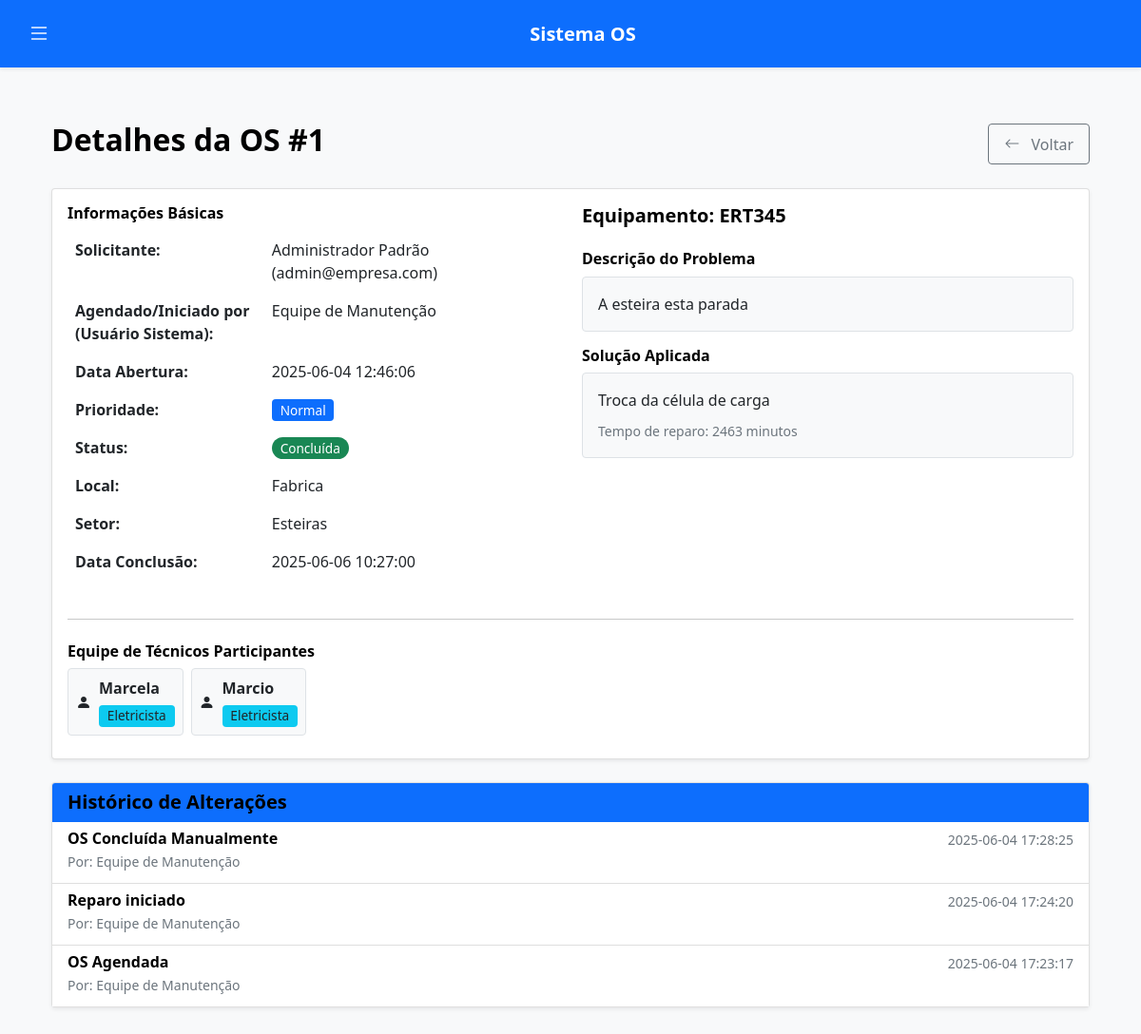
The app's page /admin/os/1 (signed in) with its own data.
### tables this page shows
CREATE TABLE ordens_servico (
            id INTEGER PRIMARY KEY AUTOINCREMENT,
            data TEXT NOT NULL DEFAULT CURRENT_TIMESTAMP,
            equipamento TEXT NOT NULL,
            problema TEXT NOT NULL,
            prioridade TEXT NOT NULL CHECK(prioridade IN ('baixa', 'normal', 'alta', 'urgente')),
            status TEXT NOT NULL CHECK(status IN ('Aberta', 'Agendada', 'Em andamento', 'Pausada', 'Concluída', 'Cancelada')) DEFAULT 'Aberta',
            solucao TEXT,
            tempo_reparo REAL,
            inicio TEXT,
            fim TEXT,
            solicitante_id INTEGER NOT NULL,
            tecnico_id INTEGER, 
            local TEXT,
            setor TEXT,
            data_agendamento TEXT,
            horario_agendamento TEXT,
            FOREIGN KEY (solicitante_id) REFERENCES usuarios (id) ON DELETE RESTRICT, -- Impede deleção de usuário com OS
            FOREIGN KEY (tecnico_id) REFERENCES usuarios (id) ON DELETE SET NULL -- Seta NULL se o usuário técnico for deletado
        );

CREATE TABLE usuarios (
            id INTEGER PRIMARY KEY AUTOINCREMENT,
            usuario TEXT NOT NULL UNIQUE,
            senha TEXT NOT NULL,
            tipo TEXT NOT NULL CHECK(tipo IN ('solicitante', 'manutencao', 'admin', 'master-admin')),
            nome TEXT NOT NULL,
            email TEXT UNIQUE,
            ativo BOOLEAN DEFAULT 1,
            data_criacao TEXT DEFAULT CURRENT_TIMESTAMP
        );

CREATE TABLE tecnicos (
            id INTEGER PRIMARY KEY AUTOINCREMENT,
            nome TEXT NOT NULL UNIQUE,
            tipo_tecnico TEXT NOT NULL CHECK(tipo_tecnico IN ('eletricista', 'mecanico')),
            ativo BOOLEAN DEFAULT 1,
            data_criacao TEXT DEFAULT CURRENT_TIMESTAMP
        );

CREATE TABLE historico_os (
            id INTEGER PRIMARY KEY AUTOINCREMENT,
            os_id INTEGER NOT NULL,
            usuario_id INTEGER NOT NULL,
            data_alteracao TEXT DEFAULT CURRENT_TIMESTAMP,
            acao TEXT NOT NULL,
            observacao TEXT,
            campo_alterado TEXT,
            valor_anterior TEXT,
            novo_valor TEXT,
            FOREIGN KEY (os_id) REFERENCES ordens_servico (id) ON DELETE CASCADE,
            FOREIGN KEY (usuario_id) REFERENCES usuarios (id) ON DELETE SET NULL -- Seta NULL se usuário for deletado
        );

### app.py (the view)
@app.route('/admin/os/<int:id_os>')
def detalhe_os_admin(id_os):
    if session.get('tipo') not in ['admin', 'master-admin']: # Permissão
        flash('Acesso não autorizado.', 'danger')
        return redirect(url_for('login'))
    conn = get_db()
    cursor = conn.cursor()
    try:
        cursor.execute("""
            SELECT os.*,
                   s.nome as solicitante_nome,
                   s.email as solicitante_email,
                   u_tecnico_sistema.nome as nome_tecnico_sistema
            FROM ordens_servico os
            LEFT JOIN usuarios s ON os.solicitante_id = s.id
            LEFT JOIN usuarios u_tecnico_sistema ON os.tecnico_id = u_tecnico_sistema.id
            WHERE os.id = ?
        """, (id_os,))
        os_data = cursor.fetchone()
        if not os_data:
            flash('Ordem de Serviço não encontrada.', 'danger')
            return redirect(url_for('admin_dashboard'))
        os_dict = dict(os_data)
        solicitante_info = {
            'nome': os_data['solicitante_nome'],
            'email': os_data['solicitante_email']
        } if os_data['solicitante_nome'] else None
        tecnico_sistema_info = { # Usuário do sistema que agendou/iniciou a OS (ex: login 'manutencao')
            'nome': os_data['nome_tecnico_sistema']
        } if os_data['nome_tecnico_sistema'] else None
        participantes_individuais = []
        cursor.execute("""
            SELECT t.id, t.nome, t.tipo_tecnico  -- Seleciona tipo_tecnico da tabela tecnicos
            FROM participantes_os po
            JOIN tecnicos t ON po.tecnico_ref_id = t.id  -- Junta com 'tecnicos' usando 'tecnico_ref_id'
            WHERE po.os_id = ?
            ORDER BY t.nome
        """, (id_os,))
        participantes_individuais = [
            {'id': row['id'],
             'nome': row['nome'],
             'email': None, # Tabela 'tecnicos' não tem email. Se necessário, ajuste ou remova do template.
             'funcao': row['tipo_tecnico'].capitalize() if row['tipo_tecnico'] else 'Técnico'}
            for row in cursor.fetchall()
        ]
        historico = []
        cursor.execute("""
            SELECT h.*, u.nome as usuario_nome
            FROM historico_os h
            JOIN usuarios u ON h.usuario_id = u.id
            WHERE h.os_id = ?
            ORDER BY h.data_alteracao DESC
        """, (id_os,))
        historico = cursor.fetchall()
        return render_template(
            'administrador/detalhes_os.html',
            os=os_dict,
            solicitante=solicitante_info,
            tecnico=tecnico_sistema_info,
            participantes=participantes_individuais,
            historico=historico
        )
    except sqlite3.Error as e:
        print(f"Erro de banco de dados ao acessar OS {id_os} (admin): {str(e)}")
        flash(f'Erro de banco de dados ao carregar detalhes da OS: {str(e)}', 'danger')
        return redirect(url_for('admin_dashboard'))
    except Exception as e:
        print(f"Erro geral ao acessar OS {id_os} (admin): {str(e)}")
        flash(f'Erro ao carregar detalhes da OS: {str(e)}', 'danger')
        return redirect(url_for('admin_dashboard'))

### app.py (called while the page is built)
def get_db():
    if 'db' not in g:
        g.db = sqlite3.connect('db/os.db')
        g.db.row_factory = sqlite3.Row
        g.db.execute("PRAGMA journal_mode=WAL")
        g.db.execute("PRAGMA busy_timeout=5000")
    return g.db

### templates/administrador/detalhes_os.html (shortened to what this page needs)
{% extends "base.html" %}
{% block content %}
<div class="container">
    <div class="d-flex justify-content-between align-items-center mb-4">
        <h2>Detalhes da OS #{{ os.id }}</h2>
        <a href="{{ url_for('admin_dashboard') }}" class="btn btn-outline-secondary">
            <i class="bi bi-arrow-left"></i> Voltar
        </a>
    </div>
    <div class="card mb-4">
        <div class="card-body">
            <div class="row">
                <div class="col-md-6"> <h6>Informações Básicas</h6>
                    <table class="table table-borderless">
                        <tr>
                            <th width="40%">Solicitante:</th>
                            <td>{{ solicitante.nome if solicitante else 'N/A' }} ({{ solicitante.email if solicitante else 'N/A' }})</td>
                        </tr>
                        {% if tecnico %}
                        <tr>
                            <th>Agendado/Iniciado por (Usuário Sistema):</th>
                            <td>{{ tecnico.nome|default('N/A') }}</td>
                        </tr>
                        {% endif %}
                        <tr>
                            <th>Data Abertura:</th>
                            <td>{{ os.data }}</td>
                        </tr>
                        <tr>
                            <th>Prioridade:</th>
                            <td>
                                <span class="badge bg-{% if os.prioridade == 'urgente' %}danger{% elif os.prioridade == 'alta' %}warning text-dark{% elif os.prioridade == 'normal' %}primary{% else %}secondary{% endif %}">
                                    {{ os.prioridade|capitalize if os.prioridade else 'N/A' }}
                                </span>
                            </td>
                        </tr>
                        <tr>
                            <th>Status:</th>
                            <td>
                                <span class="badge rounded-pill
                                             {% if os.status == 'Aberta' %}bg-warning text-dark
                                             {% elif os.status == 'Concluída' %}bg-success
                                             {% elif os.status == 'Em andamento' %}bg-info text-dark
                                             {% elif os.status == 'Agendada' %}bg-primary
                                             {% elif os.status == 'Cancelada' %}bg-danger
                                             {% else %}bg-secondary
                                             {% endif %}">
                                    {{ os.status|capitalize if os.status else 'N/A' }}
                                </span>
                            </td>
                        </tr>
                        {% if os.local %}
                        <tr>
                            <th>Local:</th>
                            <td>{{ os.local }}</td>
                        </tr>
                        {% endif %}
                        {% if os.setor %}
                        <tr>
                            <th>Setor:</th>
                            <td>{{ os.setor }}</td>
                        </tr>
                        {% endif %}
                        {% if os.fim %}
                        <tr>
                            <th>Data Conclusão:</th>
                            <td>{{ os.fim }}</td>
                        </tr>
                        {% endif %}
                    </table>
                </div>
                <div class="col-md-6">
                    <div>
                        <h5 class="mb-0">Equipamento: {{ os.equipamento|default('Não especificado') }}</h5>
                    </div>
                    <br>
                    <h6>Descrição do Problema</h6>
                    <div class="border p-3 bg-light rounded mb-3">
                        {{ os.problema|default('N/A') }}
                    </div>
                    {% if os.solucao is not none %}
                    <h6>Solução Aplicada</h6>
                    <div class="border p-3 bg-light rounded">
                        {{ os.solucao }}
                        {% if os.tempo_reparo is not none %}
                        <div class="mt-2 text-muted">
                            <small>Tempo de reparo: {{ "%.0f"|format(os.tempo_reparo) }} minutos</small>
                        </div>
                        {% endif %}
                    </div>
                    {% elif os.status == 'Concluída' %}
                    <div class="alert alert-info mt-3">
                        <strong>Solução não registrada para esta OS concluída.</strong>
                    </div>
                    {% elif os.status != 'Cancelada' %}
                     <div class="alert alert-warning mt-3">
                        <strong>Solução ainda não registrada.</strong>
                    </div>
                    {% endif %}
                </div>
            </div>
            {% if participantes %}
            <hr class="my-4">
            <h6>Equipe de Técnicos Participantes</h6>
            <div class="d-flex flex-wrap gap-2">
                {% for part in participantes %}
                <div class="border rounded p-2 bg-light mb-2">
                    <div class="d-flex align-items-center">
                        <i class="bi bi-person-fill me-2"></i>
                        <div>
                            <div class="fw-bold">{{ part.nome }}</div>
                            {% if part.funcao %}
                            <div class="mt-1">
                                <span class="badge bg-info text-dark">{{ part.funcao }}</span>
                            </div>
                            {% endif %}
                        </div>
                    </div>
                </div>
                {% endfor %}
            </div>
            {% elif os.status == 'Concluída' %}
             <hr class="my-4">
             <h6>Equipe de Técnicos Participantes</h6>
             <p class="text-muted">Nenhum técnico participante registrado para esta OS.</p>
            {% endif %}
        </div>
    </div>
    <div class="card">
        <div class="card-header bg-primary text-white">
            <h5 class="mb-0">Histórico de Alterações</h5>
        </div>
        <div class="card-body p-0">
            {% if historico %}
            <div class="list-group list-group-flush">
                {% for item in historico %}
                <div class="list-group-item">
                    <div class="d-flex justify-content-between">
                        <h6 class="mb-1">{{ item['acao'] }}</h6>
                        <small class="text-muted">{{ item['data_alteracao'] }}</small>
                    </div>
                    <p class="mb-1 small text-muted">Por: {{ item['usuario_nome']|default('Sistema') }}</p>
                </div>
                {% endfor %}
            </div>
            {% else %}
            <p class="text-muted p-3">Nenhum histórico registrado para esta OS.</p>
            {% endif %}
        </div>
    </div>
</div>
{% endblock %}

### static/style.css (style rules this page uses)
:root { --bs-body-bg-light: #f8f9fa; --bs-body-color-light: #212529; --bs-emphasis-color-light: #000; --card-bg-light: #ffffff; --card-border-color-light: rgba(0, 0, 0, 0.125); --card-header-bg-light: #f8f9fa; --card-header-color-light: #212529; --navbar-bg-light: #0d6efd; --navbar-color-light: rgba(255, 255, 255, 0.75); --navbar-brand-color-light: #ffffff; --navbar-hover-color-light: #ffffff; --offcanvas-bg-light: #f8f9fa; --offcanvas-color-light: #212529; --offcanvas-link-hover-bg-light: #e9ecef; --offcanvas-link-hover-color-light: #0d6efd; --table-header-bg-light: #f8f9fa; --table-header-color-light: #212529; --form-control-focus-border-light: #86b7fe; --form-control-focus-shadow-light: rgba(13, 110, 253, 0.25); --link-color-light: #0d6efd; --link-hover-color-light: #0a58ca; }
body { background-color: var(--bs-body-bg-light); color: var(--bs-body-color-light); padding-top: 56px; }
.card { box-shadow: 0 0.125rem 0.25rem rgba(0, 0, 0, 0.075); margin-bottom: 1.5rem; border: 1px solid var(--card-border-color-light); background-color: var(--card-bg-light); }
.card-header { font-weight: 600; background-color: var(--card-header-bg-light); color: var(--card-header-color-light); border-bottom: 1px solid var(--card-border-color-light); }
.card-header.bg-primary { background-color: var(--navbar-bg-light) !important; color: var(--navbar-brand-color-light) !important; border-bottom: 1px solid var(--navbar-bg-light); }
.table th { font-weight: 600; }
.badge { font-weight: 500; padding: 0.35em 0.65em; font-size: 0.85em; }
.btn { font-weight: 500; padding: 0.5rem 1rem; }
.btn i, .btn .bi { margin-right: 0.5rem; vertical-align: text-bottom; }
a { color: var(--link-color-light); text-decoration: none; }
h1, h2, h3, h4, h5, h6 { color: var(--bs-emphasis-color-light); font-weight: 600; }
.container { padding-top: 1.5rem; padding-bottom: 2rem; }

### templates/base.html (style rules this page uses)
body { padding-top: 56px; }

### records on screen
ordens_servico: id "1", data "2025-06-04 12:46:06", prioridade "Normal", status "Concluída", local "Fabrica", setor "Esteiras", fim "2025-06-06 10:27:00", equipamento "ERT345", problema "A esteira esta parada", solucao "Troca da célula de carga", tempo_reparo "2463"
usuarios: nome "Administrador Padrão", email "admin@empresa.com"
usuarios: nome "Equipe de Manutenção"
tecnicos: nome "Marcela", funcao "Eletricista"
tecnicos: nome "Marcio", funcao "Eletricista"
historico_os: acao "OS Concluída Manualmente", data_alteracao "2025-06-04 17:28:25", usuario_nome "Equipe de Manutenção"
historico_os: acao "Reparo iniciado", data_alteracao "2025-06-04 17:24:20", usuario_nome "Equipe de Manutenção"
historico_os: acao "OS Agendada", data_alteracao "2025-06-04 17:23:17", usuario_nome "Equipe de Manutenção"
